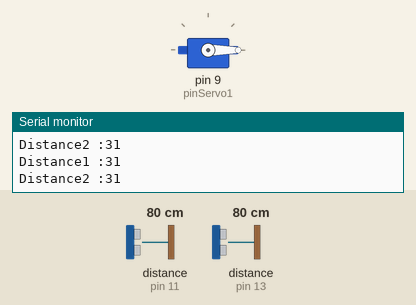
Simulated run of this sketch. Board: Arduino Uno, built with avr-gcc and run on an emulated ATmega328P. Parts: servo, the last lines printed to the serial monitor. Inputs (shaded band) come from the test bench; at power-on: distance to the obstacle (sensors on pin 11, pin 13) 80 cm. The echo pulse lasts 58.3 µs per cm.

Above: at 1.2 s.
1.3 s: distance to the obstacle (sensor on pin 11) set to 75 cm
At 2.7 s:
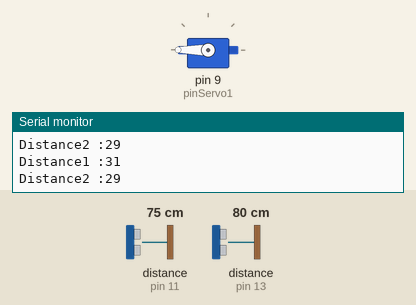
3.0 s: distance to the obstacle (sensor on pin 13) set to 74 cm
At 3.9 s:
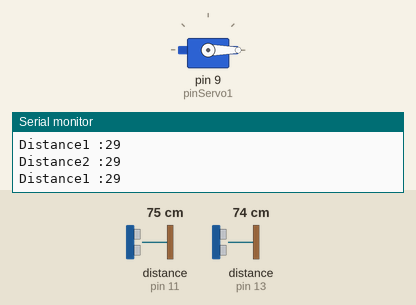
5.0 s: distance to the obstacle (sensor on pin 11) set to 81 cm
At 6.4 s:
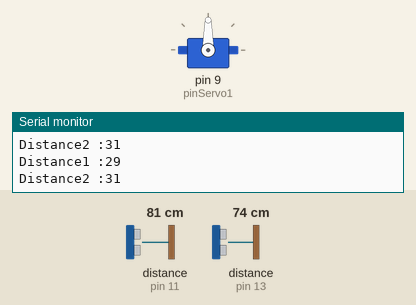
6.7 s: distance to the obstacle (sensor on pin 11) set to 2 cm
At 8.0 s:
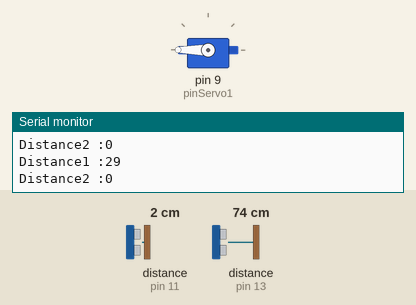
8.3 s: distance to the obstacle (sensor on pin 11) set to 120 cm
At 9.3 s:
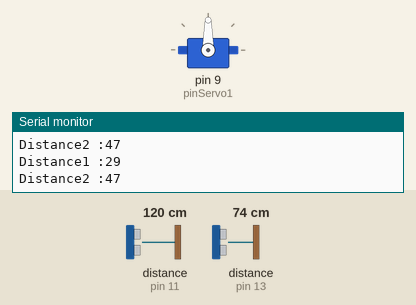
Timing chart, 0 to 11.0 s (numbered marks = the images above; inputs shaded):
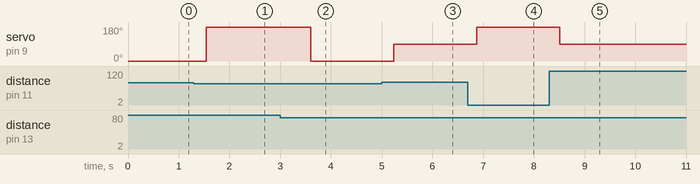

Measured:
- the behaviour switches between 79 and 78 cm on distance to the obstacle (sensor on pin 11) (found by bisection; images 0 and 1)
- the behaviour switches between 77 and 76 cm on distance to the obstacle (sensor on pin 13) (found by bisection; images 1 and 2)
- the behaviour switches between 76 and 77 cm on distance to the obstacle (sensor on pin 11) (found by bisection; images 2 and 3)
- after the input at 1.3 s, servo on pin 9 (pinServo1): 0° → 180° after 0.24 s
- after the input at 3.0 s, servo on pin 9 (pinServo1): 180° → 0° after 0.60 s
- after the input at 5.0 s, servo on pin 9 (pinServo1): 0° → 90° after 0.24 s
- after the input at 6.7 s, servo on pin 9 (pinServo1): 90° → 180° after 0.18 s
- after the input at 8.3 s, servo on pin 9 (pinServo1): 180° → 90° after 0.21 s

The sketch:

TestCapteur.ino
```cpp
#include <Servo.h>
#include <Ultrasonic.h>

const int Trig1 = 12;     // pin "Trig" du HC-SR04 connectée à pin 13 de l'Arduino
const int Echo1 = 13;     // pin "Echo" du HC-SR04 connectée à pin 12 de l'Arduino

const int Trig2 = 10;     // pin "Trig" du HC-SR04 connectée à pin 13 de l'Arduino
const int Echo2 = 11;     // pin "Echo" du HC-SR04 connectée à pin 12 de l'Arduino

const int pinServo1 = 9;     // pin "Echo" du HC-SR04 connectée à pin 12 de l'Arduino


const int ecartFiabilite = 20;

Ultrasonic HCSR04_1(Trig1,Echo1);
Ultrasonic HCSR04_2(Trig2,Echo2);

Servo servo1;

long cm1, cm2, distance1, distance2;


void setup() {
  // put your setup code here, to run once:
  Serial.begin(9600);
  Serial.println("Init");
  servo1.write(0);
  servo1.attach(pinServo1);

}

void loop() {
  // put your main code here, to run repeatedly:
  distance1 = HCSR04_1.convert(HCSR04_1.timing(), 1);
  delay(100);
  /*distance2 = HCSR04_1.convert(HCSR04_1.timing(), 1);
  delay(100);
  if ((distance1<200) & (distance2<200) & (abs(distance1-distance2)< ecartFiabilite)) {
    cm1 = distance2;
    Serial.print("Distance1 :");
    Serial.println(cm1);
  }
  else
  {
    Serial.print("Distance1 :");
    Serial.println("NON FIABLE");
  }*/
  cm1 = distance1;
  Serial.print("Distance1 :");
  Serial.println(cm1);
  delay(100);
  cm2 = HCSR04_2.convert(HCSR04_2.timing(), 1);
  Serial.print("Distance2 :");
  Serial.println(cm2);
  delay(100);
  // calcul angle
  if (cm1 < cm2)
  {
    servo1.write(90);
    delay(100);
  }
  else
  {
      if (cm1 > cm2)
      {
         servo1.write(180);
         delay(100);
       }
      else
      {
         servo1.write(0);
        delay(100);
      }
  }
}
```
